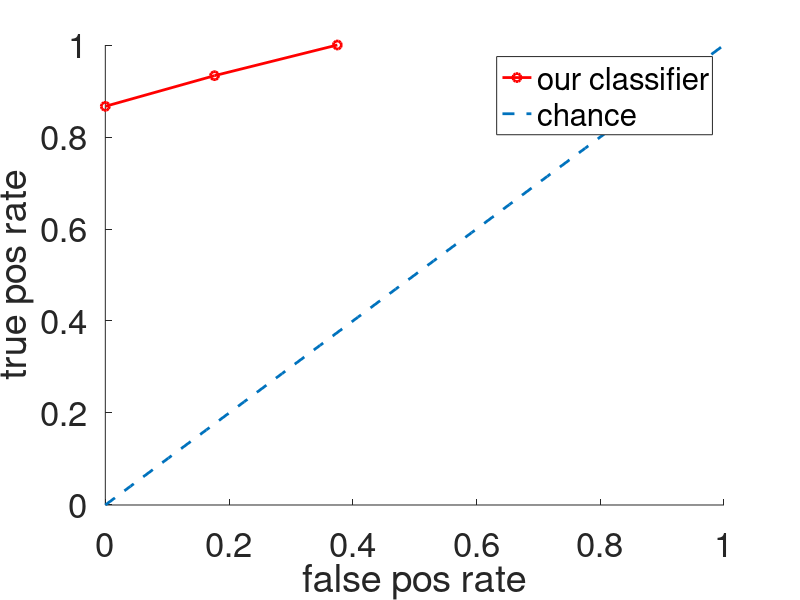

Reproduce this figure in MATLAB.
%FN:  0/15   FP:  9/1000   acc:1006/1015 0.991   
%FN:  1/15   FP:  3/1000   acc:1011/1015 0.996   
%FN:  2/15   FP:  0/1000   acc:1013/1015 0.998   
%FN:  3/15   FP:  0/1000   acc:1012/1015 0.997 

% prec = [15/(15+9) 14/(14+3) 13/13];
% recall = [15/15 14/15 13/15];
% 
% plot( recall, prec, 'ko-')


tpr = [1 14/15 13/15];
fpr = [9/(15+9)  3/(14+3) 0];
figure(1); clf; hold('on');

plot( fpr, tpr, 'ro-', 'LineWidth', 2);
chance = linspace(0, 1, 50);
plot( chance, chance, '--', 'LineWidth', 2);
ylim([0, 1]);
xlim([0, 1]);
ylabel('true pos rate');
xlabel('false pos rate');
legend('our classifier', 'chance');
set(findall(gcf,'type','text'),'FontSize', 25);
set(findall(gcf,'type','axes'),'FontSize', 25);